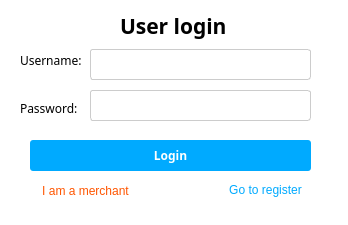
<?xml version="1.0" encoding="UTF-8"?>
<ui version="4.0">
 <class>MainWindow</class>
 <widget class="QMainWindow" name="MainWindow">
  <property name="geometry">
   <rect>
    <x>0</x>
    <y>0</y>
    <width>348</width>
    <height>225</height>
   </rect>
  </property>
  <property name="minimumSize">
   <size>
    <width>348</width>
    <height>225</height>
   </size>
  </property>
  <property name="maximumSize">
   <size>
    <width>348</width>
    <height>225</height>
   </size>
  </property>
  <property name="windowTitle">
   <string>MainWindow</string>
  </property>
  <property name="styleSheet">
   <string notr="true">background-color: white;</string>
  </property>
  <widget class="QWidget" name="centralwidget">
   <widget class="QLabel" name="label">
    <property name="geometry">
     <rect>
      <x>120</x>
      <y>10</y>
      <width>111</width>
      <height>31</height>
     </rect>
    </property>
    <property name="font">
     <font>
      <family>微软雅黑</family>
      <pointsize>16</pointsize>
      <weight>75</weight>
      <bold>true</bold>
     </font>
    </property>
    <property name="text">
     <string>User login</string>
    </property>
   </widget>
   <widget class="QLabel" name="label_2">
    <property name="geometry">
     <rect>
      <x>20</x>
      <y>50</y>
      <width>61</width>
      <height>21</height>
     </rect>
    </property>
    <property name="font">
     <font>
      <family>微软雅黑</family>
     </font>
    </property>
    <property name="text">
     <string>Username:</string>
    </property>
   </widget>
   <widget class="QLabel" name="label_3">
    <property name="geometry">
     <rect>
      <x>20</x>
      <y>100</y>
      <width>61</width>
      <height>16</height>
     </rect>
    </property>
    <property name="font">
     <font>
      <family>微软雅黑</family>
     </font>
    </property>
    <property name="text">
     <string>Password:</string>
    </property>
   </widget>
   <widget class="QLineEdit" name="lineEdit">
    <property name="geometry">
     <rect>
      <x>90</x>
      <y>49</y>
      <width>221</width>
      <height>31</height>
     </rect>
    </property>
    <property name="styleSheet">
     <string notr="true">QLineEdit { border-radius: 3px; border: 0.5px solid #CCCCCC;}</string>
    </property>
   </widget>
   <widget class="QLineEdit" name="lineEdit_2">
    <property name="geometry">
     <rect>
      <x>90</x>
      <y>90</y>
      <width>221</width>
      <height>31</height>
     </rect>
    </property>
    <property name="styleSheet">
     <string notr="true">QLineEdit { border-radius: 3px; border: 0.5px solid #CCCCCC;}</string>
    </property>
   </widget>
   <widget class="QPushButton" name="pushButton">
    <property name="geometry">
     <rect>
      <x>30</x>
      <y>140</y>
      <width>281</width>
      <height>31</height>
     </rect>
    </property>
    <property name="font">
     <font>
      <family>微软雅黑</family>
      <weight>75</weight>
      <bold>true</bold>
     </font>
    </property>
    <property name="styleSheet">
     <string notr="true">QPushButton { background-color:rgb(0, 170, 255); color:rgb(255, 255, 255); border-radius: 3px; }</string>
    </property>
    <property name="text">
     <string>Login</string>
    </property>
   </widget>
   <widget class="QPushButton" name="pushButton_2">
    <property name="geometry">
     <rect>
      <x>30</x>
      <y>180</y>
      <width>111</width>
      <height>21</height>
     </rect>
    </property>
    <property name="styleSheet">
     <string notr="true">QPushButton { background-color:rgb(255, 255, 255); color:rgb(255, 85, 0); border-radius: 2px; }</string>
    </property>
    <property name="text">
     <string>I am a merchant</string>
    </property>
   </widget>
   <widget class="QPushButton" name="pushButton_3">
    <property name="geometry">
     <rect>
      <x>220</x>
      <y>180</y>
      <width>91</width>
      <height>20</height>
     </rect>
    </property>
    <property name="styleSheet">
     <string notr="true">QPushButton { background-color:rgb(255, 255, 255); color:rgb(0, 170, 255); border-radius: 2px; }</string>
    </property>
    <property name="text">
     <string>Go to register</string>
    </property>
   </widget>
  </widget>
  <widget class="QStatusBar" name="statusbar"/>
 </widget>
 <resources/>
 <connections/>
</ui>
